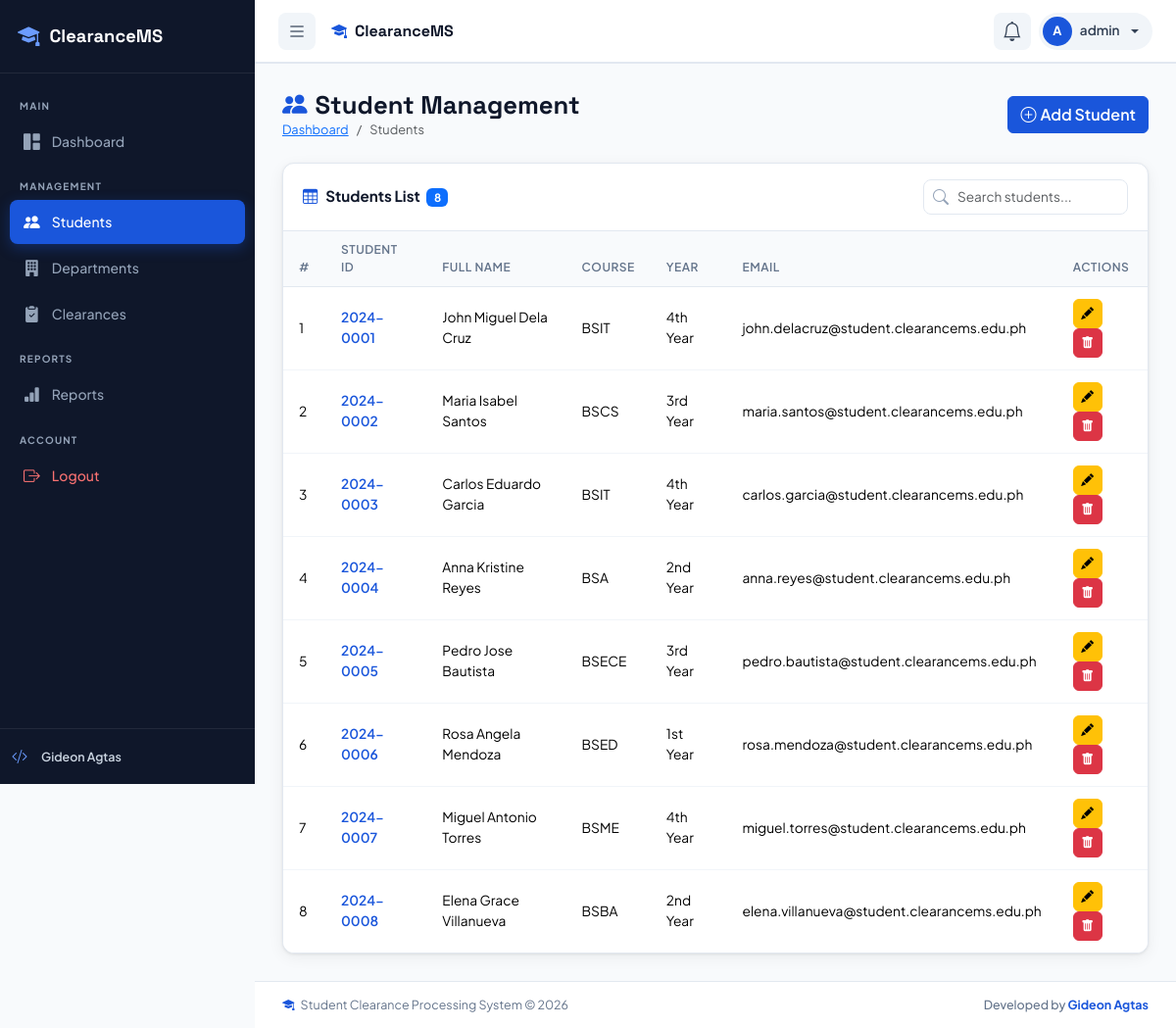
The page /students/index.php (signed in) on the database its author committed.
### tables this page shows
CREATE TABLE IF NOT EXISTS students (
    id INT AUTO_INCREMENT PRIMARY KEY,
    student_id VARCHAR(20) NOT NULL UNIQUE,
    full_name VARCHAR(200) NOT NULL,
    first_name VARCHAR(100) NOT NULL,
    last_name VARCHAR(100) NOT NULL,
    middle_name VARCHAR(100) NULL,
    course VARCHAR(100) NOT NULL,
    year_level VARCHAR(20) NOT NULL,
    section VARCHAR(20) NULL,
    email VARCHAR(150) NOT NULL UNIQUE,
    phone VARCHAR(20) NULL,
    address TEXT NULL,
    date_of_birth DATE NULL,
    gender ENUM('Male', 'Female', 'Other') NULL,
    guardian_name VARCHAR(200) NULL,
    guardian_contact VARCHAR(20) NULL,
    enrollment_status ENUM('enrolled', 'graduated', 'dropped', 'on_leave') DEFAULT 'enrolled',
    semester VARCHAR(30) DEFAULT '2nd Semester',
    school_year VARCHAR(20) DEFAULT '2024-2025',
    user_id INT NULL,
    created_at TIMESTAMP DEFAULT CURRENT_TIMESTAMP,
    updated_at TIMESTAMP DEFAULT CURRENT_TIMESTAMP ON UPDATE CURRENT_TIMESTAMP,
    FOREIGN KEY (user_id) REFERENCES users(id) ON DELETE SET NULL
);

### students/index.php (the view, shortened to what this page needs)
<?php
require_once '../includes/db.php';
$students = $conn->query("SELECT * FROM students ORDER BY created_at DESC")->fetch_all(MYSQLI_ASSOC);
include '../includes/header.php';
?>
<div class="app-wrapper">
<?php include '../includes/sidebar.php'; ?>
<div class="main-content">
<div class="page-header d-flex align-items-center justify-content-between">
    <div>
        <h1><i class="bi bi-people-fill me-2 text-primary"></i>Student Management</h1>
        <nav aria-label="breadcrumb"><ol class="breadcrumb mb-0">
            <li class="breadcrumb-item"><a href="../dashboard.php">Dashboard</a></li>
            <li class="breadcrumb-item active">Students</li>
        </ol></nav>
    </div>
    <button class="btn btn-primary" data-bs-toggle="modal" data-bs-target="#studentModal">
        <i class="bi bi-plus-circle me-1"></i>Add Student
    </button>
</div>
<div class="table-card">
    <div class="table-toolbar">
        <h5><i class="bi bi-table me-2 text-primary"></i>Students List <span class="badge bg-primary ms-1"><?= count($students) ?></span></h5>
        <div class="ms-auto d-flex gap-2">
            <div class="search-box">
                <i class="bi bi-search"></i>
                <input type="text" id="tableSearch" class="form-control" placeholder="Search students...">
            </div>
        </div>
    </div>
    <div class="table-responsive">
        <table class="table" id="dataTable">
            <thead><tr>
                <th>#</th><th>Student ID</th><th>Full Name</th><th>Course</th><th>Year</th><th>Email</th><th>Actions</th>
            </tr></thead>
            <tbody>
            <?php foreach ($students as $i => $s): ?>
            <tr>
                <td><?= $i+1 ?></td>
                <td><span class="fw-600 text-primary"><?= htmlspecialchars($s['student_id']) ?></span></td>
                <td><?= htmlspecialchars($s['full_name']) ?></td>
                <td><?= htmlspecialchars($s['course']) ?></td>
                <td><?= htmlspecialchars($s['year_level']) ?></td>
                <td><?= htmlspecialchars($s['email']) ?></td>
                <td>
                    <a href="?edit=<?= $s['id'] ?>" class="btn btn-sm btn-warning btn-action" title="Edit"><i class="bi bi-pencil-fill"></i></a>
                    <a href="?delete=<?= $s['id'] ?>" class="btn btn-sm btn-danger btn-action btn-delete" title="Delete"><i class="bi bi-trash-fill"></i></a>
                </td>
            </tr>
            <?php endforeach; ?>
            </tbody>
        </table>
    </div>
</div>
<?php include '../includes/footer.php'; ?>

### css/style.css (style rules this page uses)
:root { --primary: #1a56db; --primary-dark: #1240a8; --primary-light: #e8f0fe; --primary-muted: #6B9CFF; --secondary: #f0f4ff; --accent: #0ea5e9; --success: #10b981; --warning: #f59e0b; --danger: #ef4444; --dark: #0f172a; --gray-50: #f8fafc; --gray-100: #f1f5f9; --gray-200: #e2e8f0; --gray-300: #cbd5e1; --gray-400: #94a3b8; --gray-500: #64748b; --gray-700: #334155; --gray-900: #0f172a; --sidebar-width: 260px; --sidebar-collapsed: 72px; --navbar-height: 64px; --radius: 12px; --radius-sm: 8px; --shadow: 0 1px 3px rgba(0,0,0,.08), 0 4px 16px rgba(0,0,0,.06); --shadow-lg: 0 10px 40px rgba(0,0,0,.12); }
*, *::before, *::after { box-sizing: border-box; }
body { font-family: 'Plus Jakarta Sans', sans-serif; background: var(--gray-50); color: var(--gray-700); margin: 0; padding: 0; }
.app-wrapper { display: flex; min-height: 100vh; }
.main-content { margin-left: var(--sidebar-width); margin-top: var(--navbar-height); flex: 1; padding: 28px; transition: margin-left .25s ease; min-height: calc(100vh - var(--navbar-height)); }
.page-header { margin-bottom: 24px; }
.page-header h1 { font-size: 1.6rem; font-weight: 800; color: var(--gray-900); margin: 0; font-family: 'Space Grotesk', sans-serif; }
.page-header .breadcrumb { font-size: .8rem; }
.table-card { background: #fff; border-radius: var(--radius); box-shadow: var(--shadow); border: 1px solid var(--gray-200); overflow: hidden; }
.table-toolbar { display: flex; align-items: center; gap: 10px; padding: 16px 20px; border-bottom: 1px solid var(--gray-200); flex-wrap: wrap; }
.table-toolbar h5 { margin: 0; font-weight: 700; font-size: .95rem; color: var(--gray-900); }
.search-box { position: relative; }
.search-box input { padding-left: 34px; border-radius: var(--radius-sm); border: 1px solid var(--gray-200); font-size: .85rem; height: 36px; }
.search-box i { position: absolute; left: 10px; top: 50%; transform: translateY(-50%); color: var(--gray-400); }
.table { margin: 0; font-size: .86rem; }
.table thead th { background: var(--gray-50); color: var(--gray-500); font-weight: 600; font-size: .75rem; text-transform: uppercase; letter-spacing: .5px; border-bottom: 1px solid var(--gray-200); padding: 10px 16px; }
.table tbody td { padding: 12px 16px; vertical-align: middle; border-bottom: 1px solid var(--gray-100); }
.table tbody tr:last-child td { border-bottom: none; }
.btn-primary { background: var(--primary); border-color: var(--primary); font-weight: 600; }
.btn-sm { font-size: .78rem; padding: 4px 10px; border-radius: 6px; }
.btn-action { width: 30px; height: 30px; padding: 0; display: inline-flex; align-items: center; justify-content: center; border-radius: 6px; font-size: .8rem; }
.form-control, .form-select { border-radius: var(--radius-sm); border: 1px solid var(--gray-200); font-size: .88rem; }
.fw-600 { font-weight: 600; }
.text-primary { color: var(--primary) !important; }

### rows shown on the page
students: student "2024-0001", full_name "John Miguel Dela Cruz", course "BSIT", year_level "4th Year", email "john.delacruz@student.clearancems.edu.ph"
students: student "2024-0002", full_name "Maria Isabel Santos", course "BSCS", year_level "3rd Year", email "maria.santos@student.clearancems.edu.ph"
students: student "2024-0003", full_name "Carlos Eduardo Garcia", course "BSIT", year_level "4th Year", email "carlos.garcia@student.clearancems.edu.ph"
students: student "2024-0004", full_name "Anna Kristine Reyes", course "BSA", year_level "2nd Year", email "anna.reyes@student.clearancems.edu.ph"
students: student "2024-0005", full_name "Pedro Jose Bautista", course "BSECE", year_level "3rd Year", email "pedro.bautista@student.clearancems.edu.ph"
students: student "2024-0006", full_name "Rosa Angela Mendoza", course "BSED", year_level "1st Year", email "rosa.mendoza@student.clearancems.edu.ph"
students: student "2024-0007", full_name "Miguel Antonio Torres", course "BSME", year_level "4th Year", email "miguel.torres@student.clearancems.edu.ph"
students: student "2024-0008", full_name "Elena Grace Villanueva", course "BSBA", year_level "2nd Year", email "elena.villanueva@student.clearancems.edu.ph"

### other values the page prints
substr($username, 0, 1) "A"
$username "admin"
count($students) "8"
